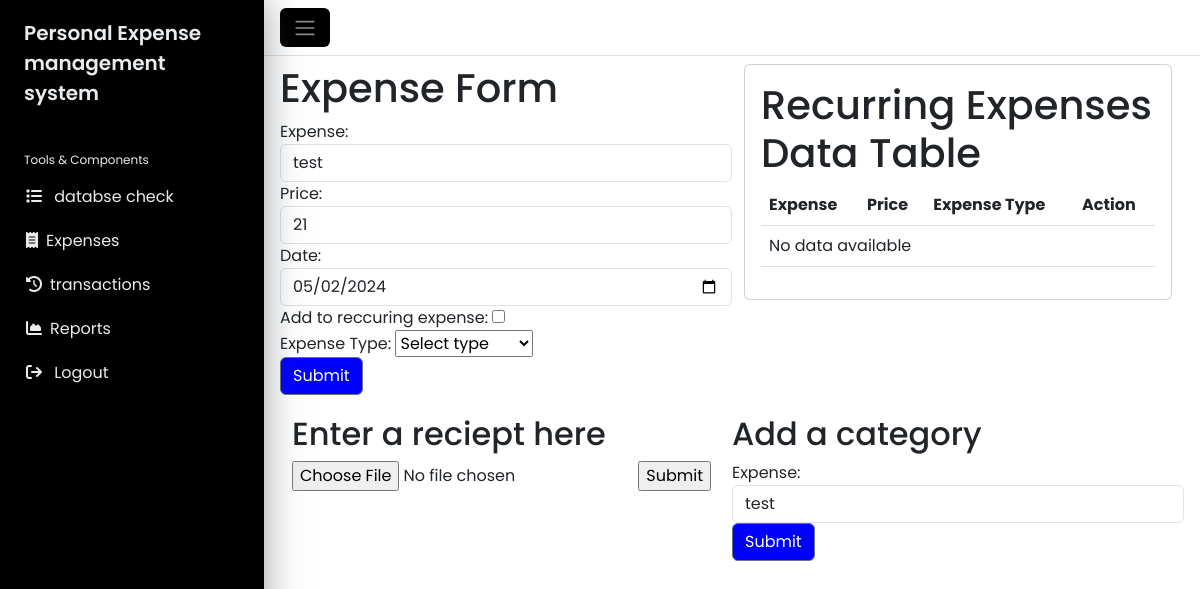
/addExpense.php (signed in), run on an earlier commit of the app's database.
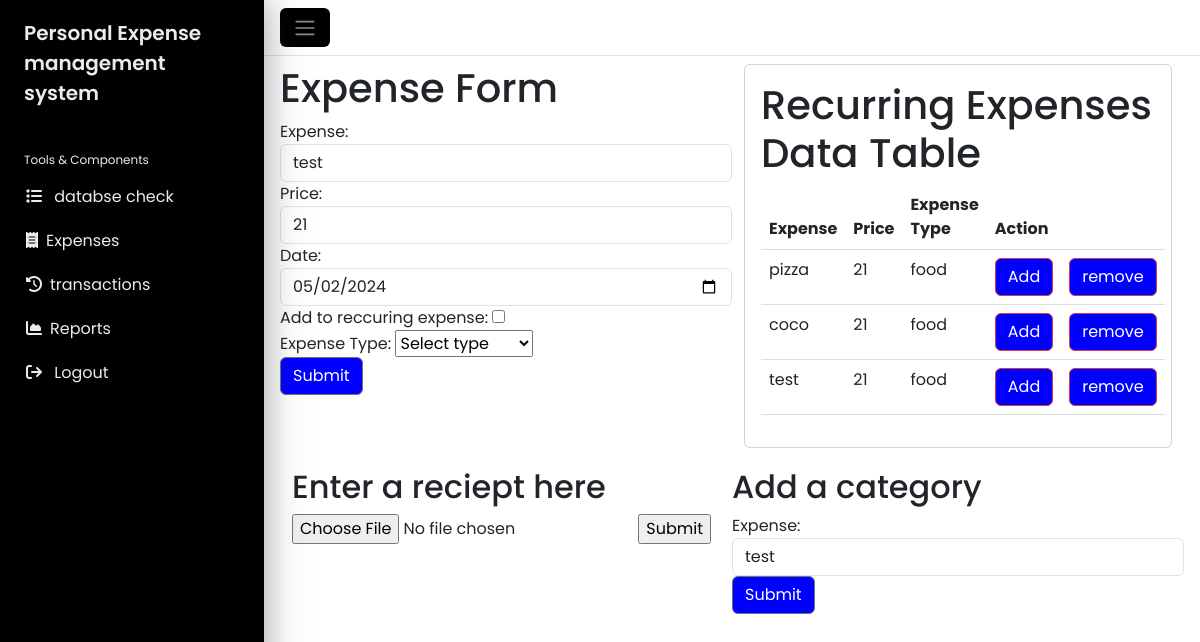
And on a later commit of the database.
### tables this page shows
CREATE TABLE `expense` (
  `user_id` int(11) DEFAULT NULL,
  `exp_id` int(11) NOT NULL,
  `exp` varchar(255) NOT NULL,
  `price` int(11) NOT NULL,
  `is_recurring` int(11) NOT NULL,
  `Purchase_date` date NOT NULL DEFAULT current_timestamp(),
  `time_stamp` timestamp NOT NULL DEFAULT current_timestamp(),
  `exp_type` varchar(255) NOT NULL
);

### addExpense.php (the view, shortened to what this page needs)
<?php
include 'connectDB.php';
    $sql = "SELECT * FROM `expense` where is_recurring = 1";
    $stmt = $conn->query($sql);
    $rows = $stmt->fetchAll(PDO::FETCH_ASSOC);
?>
<!DOCTYPE html>
<html lang="en">
<?php include 'header.php';?>
<body>
<?php include 'sidebar.php';?>
        <div class="main">
            <nav class="navbar navbar-expand px-3 border-bottom">
                <button class="btn" type="button" data-bs-theme="dark">
                    <span class="navbar-toggler-icon"></span>
                </button>
            </nav>
            <main class="content px-3 py-2">
        <div class="container">
            <div class="row" >
                <div class="col-md-6 card-body">
                    <h1>Expense Form</h1>
                    <form action="actions/do.php" method="post">
                    <div class="form-group">
                        <label for="price">Expense:</label>
                        <input type="text" class="form-control" id="name" name="name" value="test" required>
                      </div>
                      <div class="form-group">
                        <label for="price">Price:</label>
                        <input type="text" class="form-control" id="price" name="price"  min="0"
        max="100000000" step="0.01" value=21 required>
                      </div>
                      <div class="form-group">
                        <label for="date">Date:</label>
                        <input type="date" class="form-control" id="date" name="date" >
                      </div>
                      <div class="form-group">
                          Add to reccuring expense: <input type="checkbox" name="r" value=1 default=0>
                        </div>
                      <div class="form-group">
                        <label>Expense Type:</label>
                        <select id="exptype" name="exptype">
                        <option disabled selected>Select type</option>
                       </select>
                      </div>
                      <input type="submit" class="btn btn-secondary">
                    </form>
                </div>
                <div class="col-md-6">
                <div class="card">
  <div class="card-body">
    <h1>Recurring Expenses Data Table</h1>
    <table class="table">
      <thead>
        <tr>
          <th>Expense</th>
          <th>Price</th>
          <th>Expense Type</th>
          <th colspan = '2'>Action</th>
        </tr>
      </thead>
      <tbody>
        <?php
        if (!empty($rows)) {
          foreach ($rows as $row) {
            echo "<tr>";
            echo "<td>" . $row["exp"] . "</td>";
            echo "<td>" . $row["price"] . "</td>";
            echo "<td>" . $row["exp_type"] . "</td>";
            echo "<td><a class='btn btn-danger' href='actions/reccurring.php?id=" . $row['exp_id'] . "'>Add</a></td>";
            echo "<td><a class='btn btn-danger' href='actions/removeRec.php?id=" . $row['exp_id'] . "'>remove</a></td>";
            echo "</tr>";
          }
        } else {
          echo "<tr><td colspan='4'>No data available</td></tr>";
        }
        ?>
      </tbody>
    </table>
  </div>
</div>
           </div>
            </div>
        <div class="row" style = "margin-top: 20px;">
                <div class="col-md-6">
                  <h2>Enter a reciept here</h2>
        <form onsubmit="mindeeSubmit(event)" >
    <input type="file" id="my-file-input" name="file" />
    <input type="submit" />
</form>
</div>
        <div class="col-md-6 card-body">
                    <h2>Add a category</h2>
                    <form action="actions/do.php" method="post">
                    <div class="form-group">
                        <label for="price">Expense:</label>
                        <input type="text" class="form-control" id="price" name="name" value="test" required>
                      </div>
        <input type="submit" class="btn btn-secondary">
                    </form>
                    </div>
                  </div>
    </main>
        </div>
</body>
</html>

What changed in the data, as far as the page shows it:
added expense: exp "pizza", price "21", exp_type "food"
added expense: exp "coco", price "21", exp_type "food"
added expense: exp "test", price "21", exp_type "food"
Also different on the page:
text no longer shown: "No data available"
